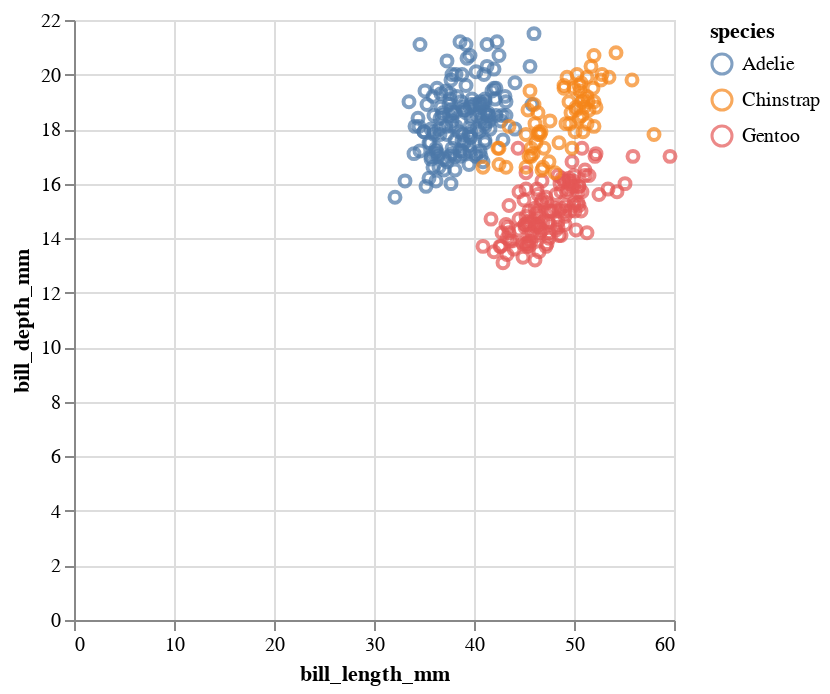

Notebook code cell kept with this figure:
### Markdown cell above
The colored scatterplot from the penguins data

### Code cell
alt.Chart(df_penguins).mark_point().encode(
    x="bill_length_mm",
    y="bill_depth_mm",
    color="species"
)

### Figure 1 — Vega-Lite specification as saved in the notebook (floating-point values rounded to 4 significant figures; data arrays with more than 128 entries replaced by an {"elided": "..."} marker saying what was removed)
{"config": {"view": {"continuousWidth": 300, "continuousHeight": 300}}, "data": {"name": "data-d00e1631cca48c544438d30d2b470e8a"}, "mark": {"type": "point"}, "encoding": {"color": {"field": "species", "type": "nominal"}, "x": {"field": "bill_length_mm", "type": "quantitative"}, "y": {"field": "bill_depth_mm", "type": "quantitative"}}, "$schema": "https://vega.github.io/schema/vega-lite/v5.15.1.json", "datasets": {"data-d00e1631cca48c544438d30d2b470e8a": {"elided": "344 records"}}}
